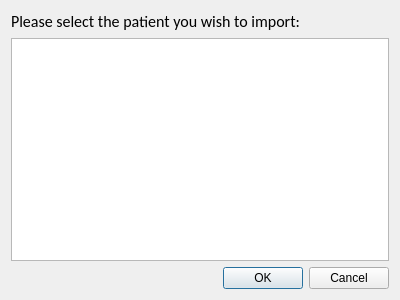
<?xml version="1.0" encoding="UTF-8"?>
<ui version="4.0">
 <class>PtListDialog</class>
 <widget class="QDialog" name="PtListDialog">
  <property name="geometry">
   <rect>
    <x>0</x>
    <y>0</y>
    <width>400</width>
    <height>300</height>
   </rect>
  </property>
  <property name="windowTitle">
   <string>Dialog</string>
  </property>
  <layout class="QVBoxLayout" name="verticalLayout">
   <item>
    <widget class="QLabel" name="label">
     <property name="font">
      <font>
       <family>Calibri</family>
       <pointsize>12</pointsize>
      </font>
     </property>
     <property name="text">
      <string>Please select the patient you wish to import:</string>
     </property>
    </widget>
   </item>
   <item>
    <widget class="QListWidget" name="ptListWidget">
     <property name="font">
      <font>
       <family>Calibri</family>
       <pointsize>12</pointsize>
      </font>
     </property>
    </widget>
   </item>
   <item>
    <widget class="QDialogButtonBox" name="buttonBox">
     <property name="orientation">
      <enum>Qt::Horizontal</enum>
     </property>
     <property name="standardButtons">
      <set>QDialogButtonBox::Cancel|QDialogButtonBox::Ok</set>
     </property>
    </widget>
   </item>
  </layout>
 </widget>
 <resources/>
 <connections>
  <connection>
   <sender>buttonBox</sender>
   <signal>accepted()</signal>
   <receiver>PtListDialog</receiver>
   <slot>accept()</slot>
   <hints>
    <hint type="sourcelabel">
     <x>248</x>
     <y>254</y>
    </hint>
    <hint type="destinationlabel">
     <x>157</x>
     <y>274</y>
    </hint>
   </hints>
  </connection>
  <connection>
   <sender>buttonBox</sender>
   <signal>rejected()</signal>
   <receiver>PtListDialog</receiver>
   <slot>reject()</slot>
   <hints>
    <hint type="sourcelabel">
     <x>316</x>
     <y>260</y>
    </hint>
    <hint type="destinationlabel">
     <x>286</x>
     <y>274</y>
    </hint>
   </hints>
  </connection>
 </connections>
</ui>
